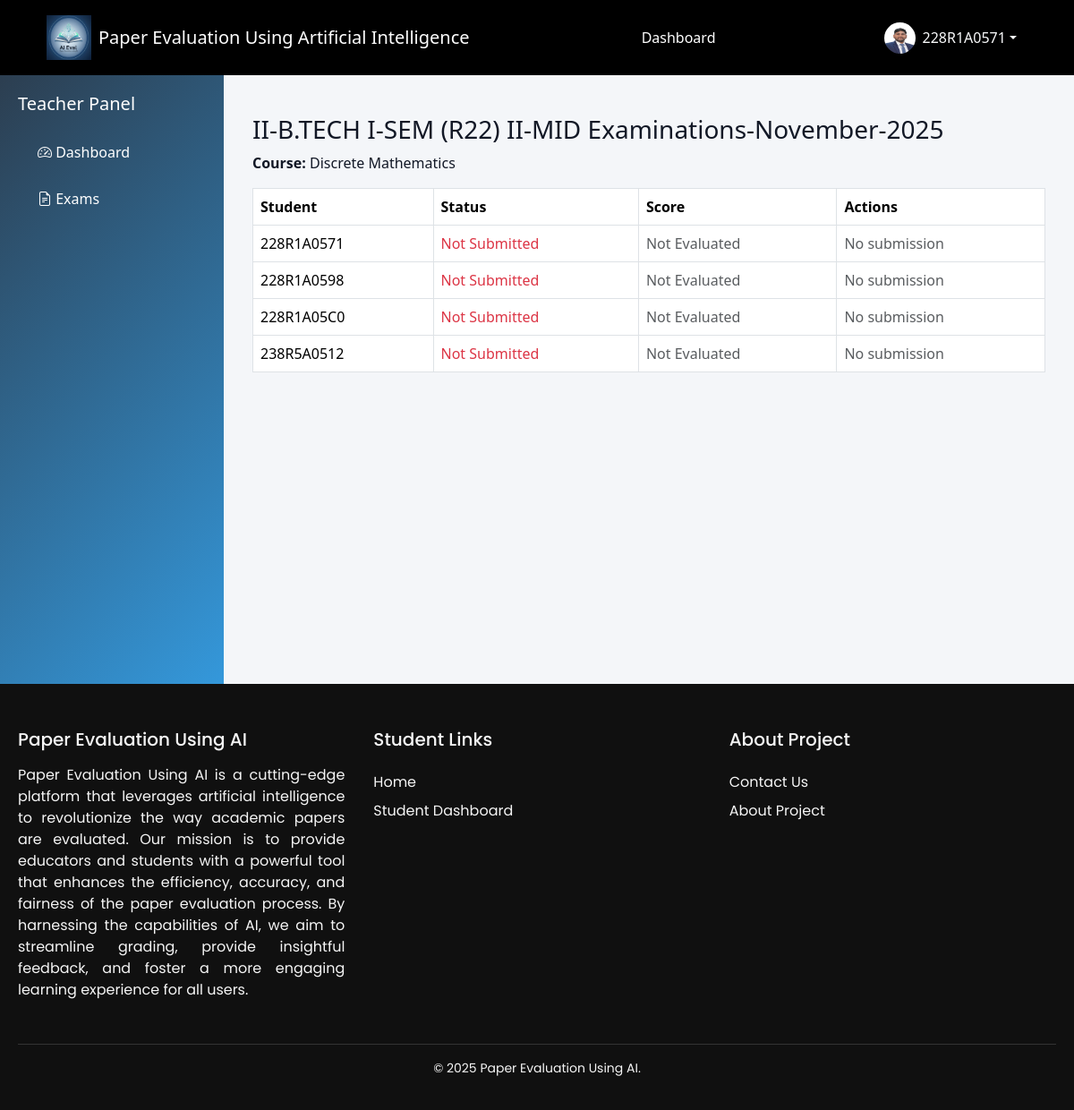
/exam/teacher/exam/1/submissions/ (signed in), run on the app's committed database.
### Accounts/models.py (models this page shows, shortened)
class User(AbstractUser):
    ROLE_CHOICES = [
        ('admin', 'Admin'),
        ('teacher', 'Teacher'),
        ('student', 'Student'),
    ]
    role = models.CharField(max_length=10, choices=ROLE_CHOICES)
    phone = models.CharField(max_length=15, blank=True)

class Student(models.Model):
    user = models.OneToOneField(User, on_delete=models.CASCADE, related_name='student_profile')
    roll_number = models.CharField(max_length=20)
    profile_image = models.ImageField(
        upload_to='profile/',
        storage=cloudinary_storage,
        blank=True,
        null=True
    )
    student_class = models.ForeignKey(Class, on_delete=models.SET_NULL, null=True, blank=True)
    course = models.CharField(max_length=50, default="BTECH")
    branch = models.CharField(max_length=50)
    YEAR_CHOICES = [
        (1, "1st Year"),
        (2, "2nd Year"),
        (3, "3rd Year"),
        (4, "4th Year"),
    ]
    year = models.IntegerField(choices=YEAR_CHOICES)
    dob = models.DateField()
    attendance = models.FloatField(default=88.0)
    cgpa = models.FloatField(default=8.8)
    created_at = models.DateTimeField(auto_now_add=True)

class Course(models.Model):
    name = models.CharField(max_length=100)
    code = models.CharField(max_length=20)

### Exams/models.py (models this page shows, shortened)
class Exam(models.Model):
    title = models.CharField(max_length=200)
    course = models.ForeignKey(Course, on_delete=models.CASCADE)
    class_assigned = models.ForeignKey(Class, on_delete=models.CASCADE)
    total_marks = models.IntegerField()
    date = models.DateTimeField()
    question_paper = models.FileField(
        upload_to=question_paper_upload,
        storage=cloudinary_storage,
        null=True,
        blank=True
    )
    question_paper_data = models.BinaryField(null=True, blank=True)
    question_paper_name = models.CharField(max_length=255, blank=True)
    answer_key = models.FileField(
        upload_to=answer_key_upload,
        storage=cloudinary_storage,
        null=True,
        blank=True
    )
    answer_key_data = models.BinaryField(null=True, blank=True)
    answer_key_name = models.CharField(max_length=255, blank=True)
    instructions = models.TextField(blank=True)

### Exams/views.py (the view)
# urls.py: path('teacher/exam/<int:exam_id>/submissions/',views.teacher_view_submissions,name='view_submissions'),
def teacher_view_submissions(request, exam_id):
    exam = get_object_or_404(Exam, id=exam_id)
    students = User.objects.filter(role='student')
    submissions = Submission.objects.filter(exam=exam)
    submission_map = {s.student_id: s for s in submissions}
    for student in students:
        submission = submission_map.get(student.id)
        student.submission = submission
        student.evaluation = getattr(submission, 'evaluation', None) if submission else None
    return render(request, 'view_submissions.html', {
        'exam': exam,
        'students': students
    })

### Exams/templates/view_submissions.html (shortened to what this page needs)
{% extends "teacher/teacher_base.html" %}
{% load static %}
{% block teacher_content %}
<div class="container mt-4">
    <h3>{{ exam.title }}</h3>
    <p><strong>Course:</strong> {{ exam.course.name }}</p>
    <table class="table table-bordered">
        <thead>
            <tr>
                <th>Student</th>
                <th>Status</th>
                <th>Score</th>
                <th>Actions</th>
            </tr>
        </thead>
        <tbody>
            {% for student in students %}
            <tr>
                <td>{{ student.username }}</td>
                <td>
                    {% if student.submission %}
                        <span class="text-success">Submitted</span>
                    {% else %}
                        <span class="text-danger">Not Submitted</span>
                    {% endif %}
                </td>
                <td>
                    {% if student.evaluation and student.evaluation.evaluated %}
                        <span class="badge bg-success">
                            {{ student.evaluation.total_score }}
                        </span>
                    {% else %}
                        <span class="text-muted">Not Evaluated</span>
                    {% endif %}
                </td>
                <td>
                    {% if student.submission %}
                        <button type="button"
                                class="btn btn-sm btn-outline-primary view-pdf-btn"
                                data-row-id="student-{{ student.id }}"
                                data-url="{% url 'view_pdf_submission' exam.id 'submission' student.id %}"
                                data-label="Answer Sheet - {{ student.username }}">
                            View PDF
                        </button>
                        <a href="{% url 'extract_student_sheets' student.submission.id %}"
                            class="btn btn-sm btn-warning">
                            Extract Text
                        </a>
                        <a href="{% url 'view_extract' student.submission.id %}"
                            class="btn btn-sm btn-warning">
                            View Extracted Text
                        </a>
                        <a href="{% url 'evaluate_submission' student.submission.id %}"
                            class="btn btn-sm btn-success">
                            Evaluate
                        </a>
                    {% else %}
                        <span class="text-muted">No submission</span>
                    {% endif %}
                </td>
            </tr>
            {% endfor %}
        </tbody>
    </table>
</div>
{% endblock teacher_content %}

### templates/base.html (shortened to what this page needs)
{% load static %}
<!DOCTYPE html>
<html lang="en">
<head>
    <link href="https://cdn.jsdelivr.net/npm/bootstrap@5.3.3/dist/css/bootstrap.min.css" rel="stylesheet">
    <link href="https://cdn.jsdelivr.net/npm/bootstrap-icons@1.10.5/font/bootstrap-icons.css" rel="stylesheet">
    <link rel="stylesheet" href="{% static "css/base.css" %}" />
    <link rel="stylesheet" href="https://cdnjs.cloudflare.com/ajax/libs/toastr.js/latest/toastr.min.css">
    <link href="https://cdn.jsdelivr.net/npm/bootstrap-icons@1.10.5/font/bootstrap-icons.css" rel="stylesheet">
    <link rel="stylesheet" href="https://cdnjs.cloudflare.com/ajax/libs/font-awesome/6.4.0/css/all.min.css">
</head>
<body class="d-flex flex-column">
    <nav class="navbar navbar-expand-lg navbar-dark ">
        <div class="container-fluid">
            <a class="navbar-brand d-flex align-items-center" href="/">
                <img src="{% static 'images/logo.png' %}" width="50" height="50" alt="Beast Logo" class="me-2">
                <span class="brand-text">Paper Evaluation Using Artificial Intelligence</span>
            </a>
            <div class="d-flex flex-wrap align-items-center justify-content-between w-100">
                <ul class="navbar-nav mx-auto">
                    {% if request.user.is_authenticated %}
                    {% if request.user.is_superuser %}
                    <li class="nav-item">
                        <a class="nav-link {% block admin_dashactive %}{% endblock admin_dashactive %}" href="{% url 'admin_dashboard' %}">Dashboard</a>
                    </li>
                    <li class="nav-item">
                        <a class="nav-link" href="{% url 'admin:index' %}">Django Admin</a>
                    </li>
                    {% else %}
                        {% if request.user.role == "teacher" %}
                        <li class="nav-item">
                            <a
                                class="nav-link {% block teacher_dashactive %}{% endblock teacher_dashactive %} "
                                href="{% url "teacher_dashboard" %}">Dashboard</a>
                        </li>
                        {% elif request.user.role == "student" %}
                        <li class="nav-item">
                            <a
                                class="nav-link {% block student_dashactive %}{% endblock student_dashactive %}  "
                                href="{% url "student_dashboard" %}">Dashboard</a>
                        </li>
                        {% endif %}
                    {% endif %}
                    {% endif %}
                </ul>
                <div class="d-flex align-items-center gap-2">
                    {% if request.user.is_authenticated %}
                    <div class="dropdown">
                        <button class="btn dropdown-toggle text-light d-flex align-items-center border-0 bg-transparent"
                            id="userDropdown" data-bs-toggle="dropdown" aria-expanded="false">
                            {% if request.user.role == "student" %}
                            <img src="{{ request.user.student_profile.profile_image.url }}" class="rounded-circle me-2"
                                width="35" height="35">
                            {% elif request.user.role == "teacher" %}
                            <img src="{{ request.user.teacher_profile.profile_image.url }}" class="rounded-circle me-2"
                                width="35" height="35">
                            {% else %}
                            <img src="{% static "images/image.png" %}" class="rounded-circle me-2" width="35" height="35">
                            {% endif %}
                            {{ request.user.username }}
                        </button>
                    </div>
                    {% endif %}
                </div>
            </div>
        </div>
    </nav>
    <main class="flex-grow-1">
        {% block body %}
        {% endblock body %}
    </main>
    <footer class="footer">
        <div class="footer-container">
            <div class="footer-column first-column">
            <h3>Paper Evaluation Using AI</h3>
            <p style="text-align: justify;">
                Paper Evaluation Using AI is a cutting-edge platform that leverages artificial intelligence to revolutionize the way academic papers are evaluated. Our mission is to provide educators and students with a powerful tool that enhances the efficiency, accuracy, and fairness of the paper evaluation process. By harnessing the capabilities of AI, we aim to streamline grading, provide insightful feedback, and foster a more engaging learning experience for all users.
            </p>
            </div>
            <div class="footer-column">
            <h4>Student Links</h4>
            <ul>
                <li><a href="/">Home</a></li>
                <li><a href="{% url "student_dashboard" %}">Student Dashboard</a></li>
            </ul>
            </div>
            <div class="footer-column">
            <h4>About Project</h4>
            <ul>
                <li><a href="/contactus">Contact Us</a></li>
                <li><a href="{% url "aboutproject" %}">About Project</a></li>
            </ul>
            </div>
        </div>
        <div class="footer-bottom">
            <p>&copy; 2025 Paper Evaluation Using AI.</p>
        </div>
    </footer>
</body>
</html>

### static/css/base.css (style rules this page uses)
body { margin: 0; padding: 0; background-color: #f4f2ed; font-family: 'Poppins', sans-serif; }
.navbar { background-color: #000 !important; padding: 12px 40px; }
.navbar .container-fluid { display: flex; align-items: center; justify-content: space-between; }
.navbar-nav { margin: 0 auto; }
.nav-link { padding: 6px 12px; margin: 0; }
.nav-link { color: #fff !important; font-weight: 400; margin: 0 12px; position: relative; transition: all 0.3s ease; }
.nav-link::after { content: ""; position: absolute; width: 0; height: 2px; bottom: -4px; left: 0; background-color: currentColor; transition: width 0.3s ease; }
a { position: relative; text-decoration: none; color: inherit; transition: color 0.3s ease; }
a::after { content: ""; position: absolute; width: 0; height: 2px; left: 0; bottom: -2px; background: currentColor; transition: width 0.3s ease; }
.footer { background-color: #101010; color: #f5f5f5; padding: 50px 20px 20px; font-family: 'Poppins', sans-serif; overflow: hidden; }
.footer-container { display: flex; flex-wrap: wrap; justify-content: space-between; gap: 2rem; max-width: 1200px; margin: 0 auto; }
.footer-column { flex: 1 1 200px; min-width: 200px; }
.footer-column h3, .footer-column h4 { margin-bottom: 1rem; font-size: 1.25rem; position: relative; display: inline-block; }
.footer-column ul { list-style: none; padding: 0; margin: 0; }
.footer-column ul li { margin: 0.5rem 0; }
.footer-column ul li a { color: #f5f5f5; text-decoration: none; position: relative; transition: color 0.3s ease; }
.footer-column ul li a::after { content: ''; position: absolute; bottom: -2px; left: 0; height: 2px; width: 0; background-color: #ffc107 ; transition: width 0.3s ease; }
.footer-bottom { border-top: 1px solid #333; text-align: center; margin-top: 2rem; padding-top: 1rem; font-size: 0.875rem; }

### static/css/teacher_dash.css (style rules this page uses)
:root { --bg: #f6f8fb; --panel: #ffffff; --text: #121826; --muted: #6b7280; --brand: #5b7cfa; --brand-2: #a445b2; --ok: #10b981; --warn: #f59e0b; --danger: #ef4444; --ring: rgba(91,124,250,0.35); --card-radius: 16px; --shadow: 0 8px 24px rgba(16,24,40,0.08); }
* { box-sizing: border-box; }
body { background: var(--bg); color: var(--text); }

### Dashboards/templates/teacher/teacher_base.html (style rules this page uses)
:root { --primary-color: #2c3e50; --secondary-color: #3498db; --success-color: #27ae60; --danger-color: #e74c3c; --warning-color: #f39c12; }
body { background-color: #f8f9fa; font-family: 'Segoe UI', Tahoma, Geneva, Verdana, sans-serif; }

### data on the page
User: user.student_profile.profile_image (picture), user.username "228R1A0571", username "228R1A0571", shows "Not Submitted", shows "Not Evaluated", shows "No submission"
Exam: title "II-B.TECH I-SEM (R22) II-MID Examinations-November-2025", course.name "Discrete Mathematics"
User: username "228R1A0598", shows "Not Submitted", shows "Not Evaluated", shows "No submission"
User: username "228R1A05C0", shows "Not Submitted", shows "Not Evaluated", shows "No submission"
User: username "238R5A0512", shows "Not Submitted", shows "Not Evaluated", shows "No submission"
